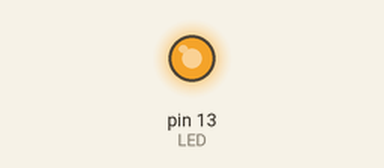
Recording of a sketch running on a simulated Arduino Uno, built with avr-gcc and run on an emulated ATmega328P. Shown: output pins drawn as LEDs (lit = HIGH). What the sketch prints to the serial monitor is not drawn.

Above: at 6.8 s.
Timing chart, 0 to 40.0 s (numbered marks = the images above):
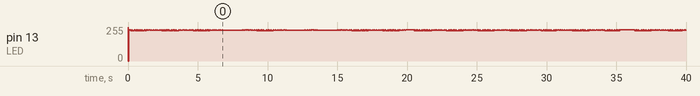

The sketch:

PID_Serial1.ino
```cpp
#define LED 13

double preTime = millis(), nowTime = millis(), dt;

bool UD = false;

double Result = 0.0;

double pre_P_error = 0;
double P_error=0, I_error=0, D_error=0;
double PID(double Goals, double Kp, double Ki, double Kd)
{
    nowTime = millis();
    dt = nowTime - preTime; //[ms]
    preTime = nowTime;

    P_error = Goals - Result; // 목표값과 실제값 차이
    I_error += ( P_error * dt );
    D_error = (P_error - pre_P_error ) / dt;
    pre_P_error = P_error;
    return ( P_error * Kp ) + ( I_error * Ki ) + ( D_error * Kd );
}
void printSerial()
{
    if(Result < 1000 && Result > -1000)
    {
        Serial.print(dt);
        Serial.print("\t");
        Serial.println(Result);
    }
}

void setup()
{
    pinMode(LED,OUTPUT);
    Serial.begin(115200);
    Serial.println("start");
}
void loop()
{
    if(Result < 1000 && Result > -1000)
    {
        if(UD)
        Result = PID(0.0, 0.05, 0.005, 0.01);
        else
        Result = PID(255.0, 0.05, 0.005, 0.01);
    }
    else
    {
        Result = 0;
    }
    if(Result >= 254)
    UD = true;
    if(Result <= 1)
    UD = false;

    printSerial();
    digitalWrite(LED, HIGH);
    delay(10);
    digitalWrite(LED, LOW);

}
```
